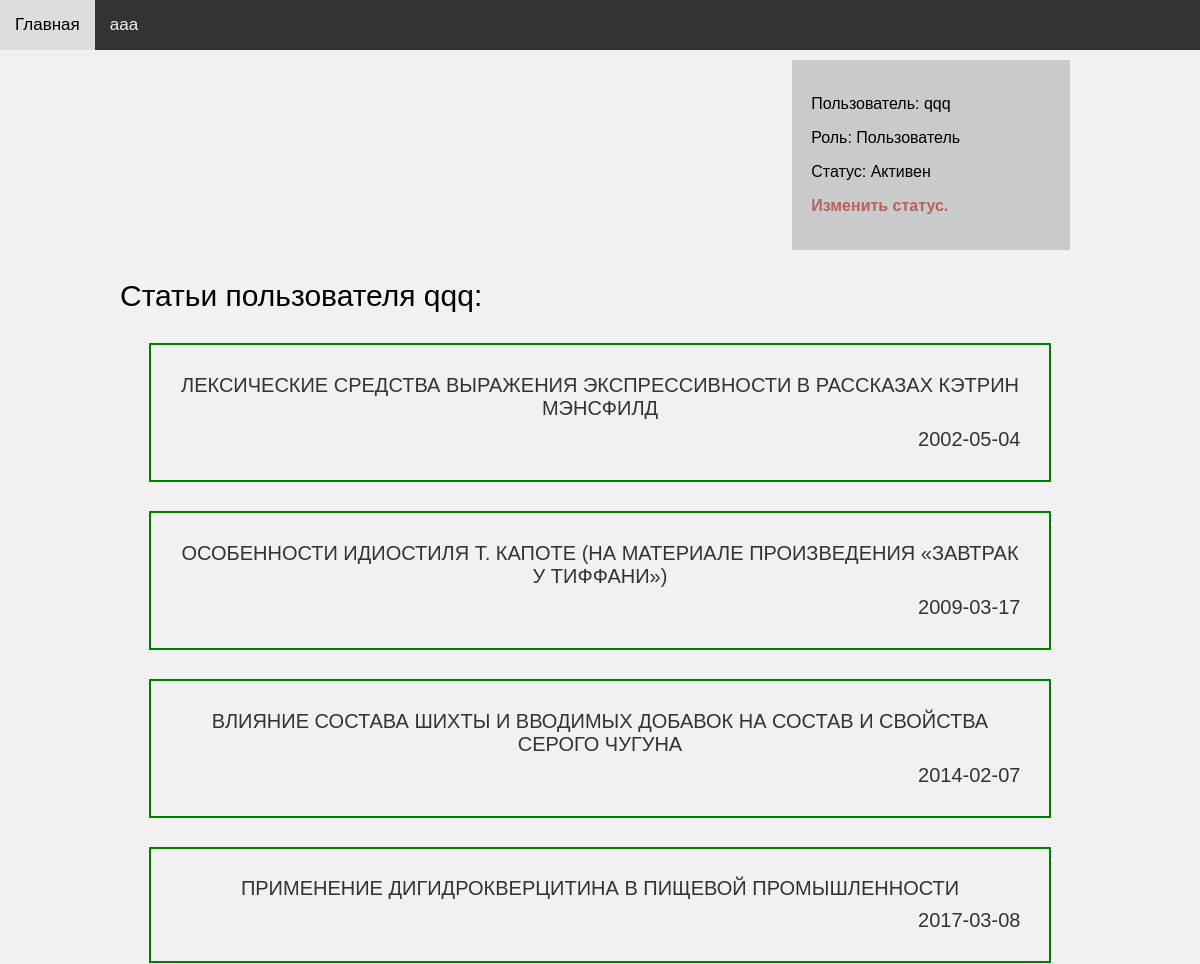
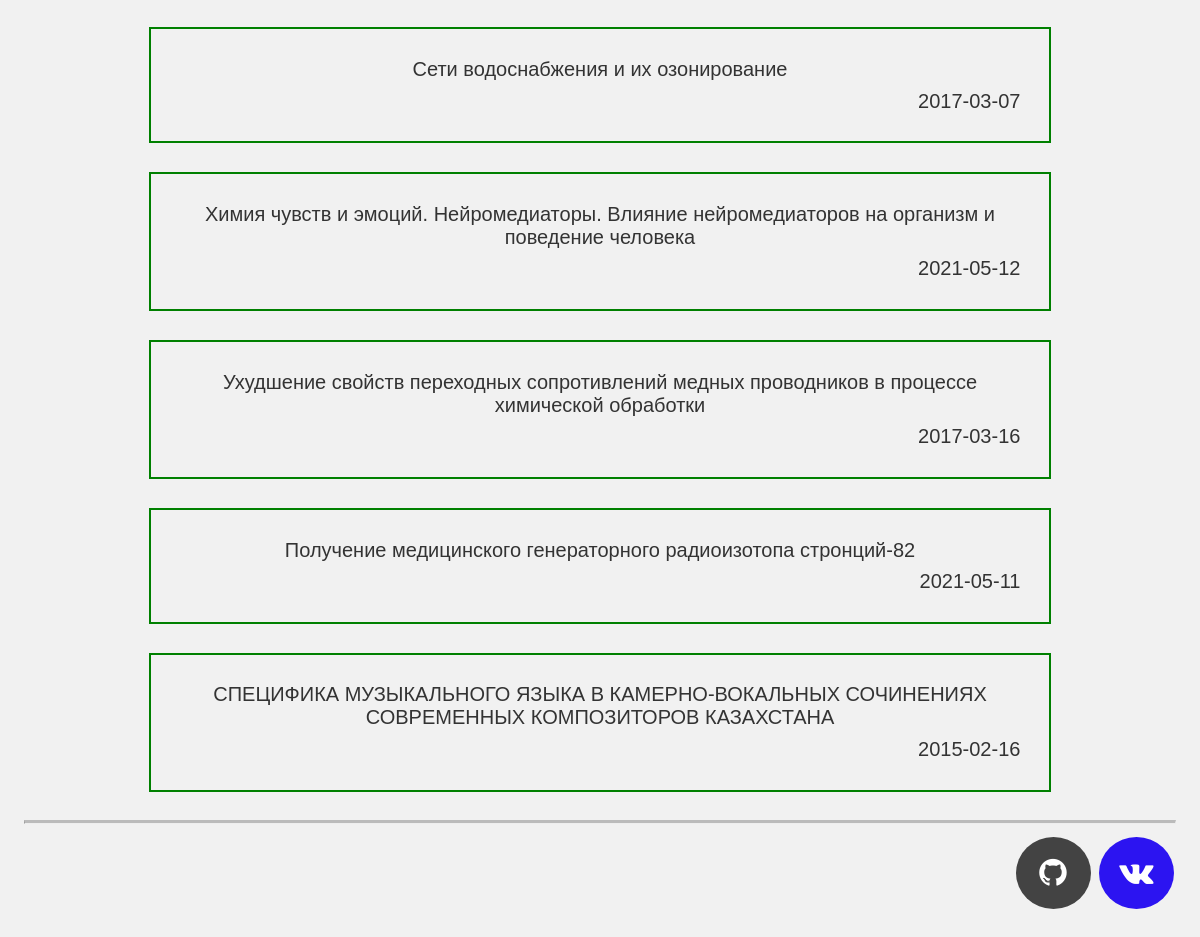
The app's page /profile.php?id=qqq (signed in) with its own data (2 pictures, top to bottom).
### tables this page shows
CREATE TABLE `articles` (
  `id` bigint UNSIGNED NOT NULL,
  `name` varchar(100) NOT NULL,
  `author` varchar(100) NOT NULL,
  `date` date NOT NULL,
  `category` varchar(25) NOT NULL,
  `text` text NOT NULL,
  `snake_name` varchar(150) NOT NULL,
  `owner` varchar(100) NOT NULL
);

### functions/output_articles_func.php (the view, shortened to what this page needs)
<?php
function output_articles ($sql, $content="") {
    $content = $content . '
    <link rel="stylesheet" href="/styles/article_list_style.css">
    <div>';
    while($row = mysqli_fetch_array($sql)) {
        $content = $content . "<a class='articles' href='article.php?snake_name={$row['0']}'>
                                <div id='title'>{$row['1']}</div>
                                <div id='author'>{$row['2']}</div></a>";
    }
    $content = $content . '</div>';
    return $content;
}
?>

### styles/layout_style.css (style rules this page uses)
body { margin: 0; background-color: #f1f1f1; font-family: Arial, Helvetica, sans-serif; }
#navbar { background-color: #333; position: fixed; top: 0; width: 100%; display: block; transition: top 0.3s; }
#navbar a { float: left; display: block; color: #f2f2f2; text-align: center; padding: 15px; text-decoration: none; font-size: 17px; }
.main-content { margin: 5% 10% 0 10%; }
.solid { border-top: 3px solid #bbb; }
.main-footer { font-family: Helvetica, Arial, sans-serif; text-align: right; margin: 2%; }
.fa { padding: 20px; font-size: 2em; width: 35px; text-align: center; text-decoration: none; margin: 5px 2px; border-radius: 50%; }
.fa-github { background: #434343; color: white; }
.fa-vk { background: #2c14f1; color: white; }

### styles/profile.css (style rules this page uses)
.profile_block { text-align: left ; background-color: #c9cbca; padding: 2%; margin: 1% 1% 1% 70%; }
#your_articles { margin-top: 3%; font-size: 30px; text-decoration: solid; }

### styles/article_list_style.css (style rules this page uses)
.articles { display: flex; flex-direction: column; color: #333333; font-size: 20px; margin: 3%; padding: 3%; border: green 2px solid; text-decoration: none !important; }
#title { text-decoration: solid; text-align: center; margin-bottom: 1%; }
#author { text-align: right; }

### records on screen
articles: name "ЛЕКСИЧЕСКИЕ СРЕДСТВА ВЫРАЖЕНИЯ ЭКСПРЕССИВНОСТИ В РАССКАЗАХ КЭТРИН МЭНСФИЛД", date "2002-05-04"
articles: name "ОСОБЕННОСТИ ИДИОСТИЛЯ Т. КАПОТЕ (НА МАТЕРИАЛЕ ПРОИЗВЕДЕНИЯ «ЗАВТРАК У ТИФФАНИ»)", date "2009-03-17"
articles: name "ВЛИЯНИЕ СОСТАВА ШИХТЫ И ВВОДИМЫХ ДОБАВОК НА СОСТАВ И СВОЙСТВА СЕРОГО ЧУГУНА", date "2014-02-07"
articles: name "ПРИМЕНЕНИЕ ДИГИДРОКВЕРЦИТИНА В ПИЩЕВОЙ ПРОМЫШЛЕННОСТИ", date "2017-03-08"
articles: name "Сети водоснабжения и их озонирование", date "2017-03-07"
articles: name "Химия чувств и эмоций. Нейромедиаторы. Влияние нейромедиаторов на организм и поведение человека", date "2021-05-12"
articles: name "Ухудшение свойств переходных сопротивлений медных проводников в процессе химической обработки", date "2017-03-16"
articles: name "Получение медицинского генераторного радиоизотопа стронций-82", date "2021-05-11"
articles: name "СПЕЦИФИКА МУЗЫКАЛЬНОГО ЯЗЫКА В КАМЕРНО-ВОКАЛЬНЫХ СОЧИНЕНИЯХ СОВРЕМЕННЫХ КОМПОЗИТОРОВ КАЗАХСТАНА", date "2015-02-16"
